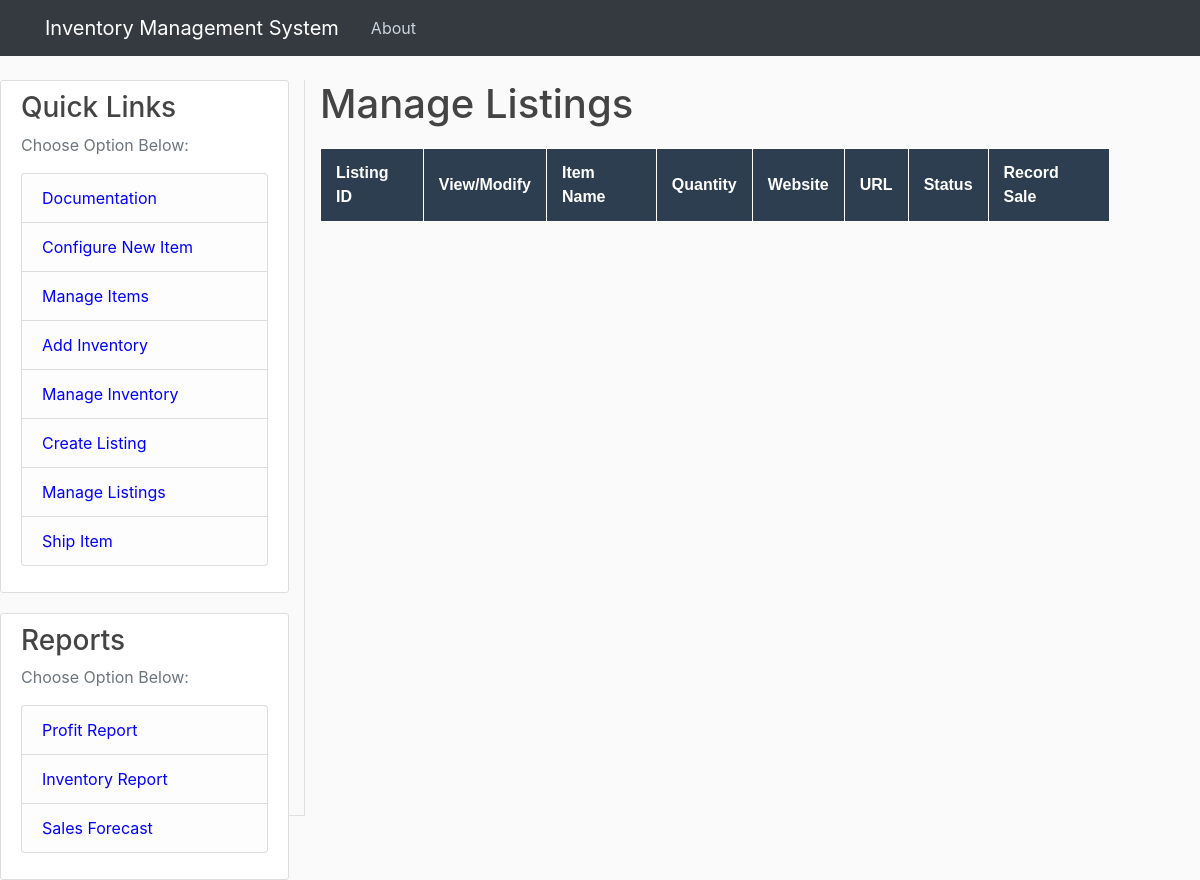
The app's page /manage_listings, older data.
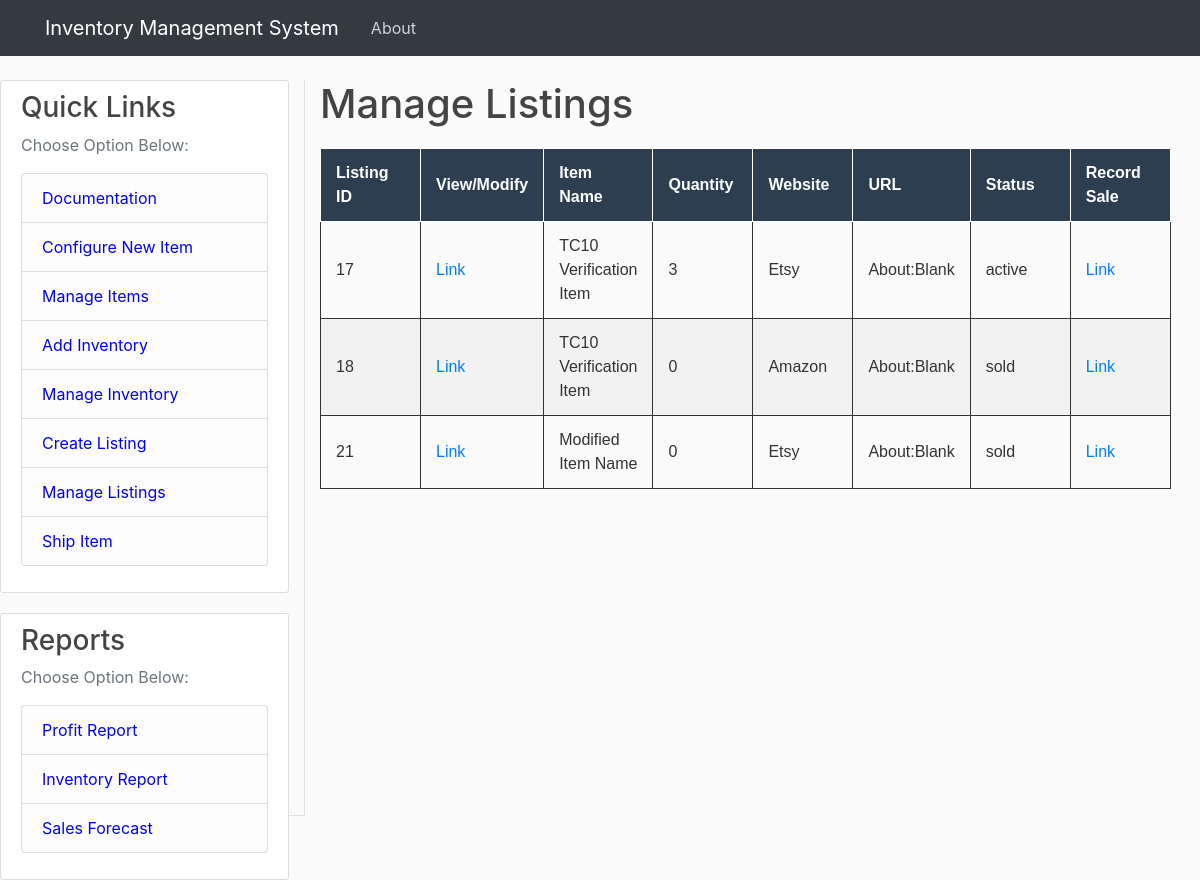
The same page, newer data.
### tables this page shows
CREATE TABLE items (
	item_id INTEGER NOT NULL PRIMARY KEY AUTOINCREMENT,
	item_name TEXT,
	item_description TEXT
);

CREATE TABLE listings (
	listing_id INTEGER PRIMARY KEY AUTOINCREMENT,
	item_id INTEGER,
	website TEXT,
	listing_url TEXT,
	listing_status INTEGER
, quantity INTEGER, unit_price REAL);

### inventoryWebApp.py (the view)
@app.route("/manage_listings")
def manage_listings():
    listings = get_listings()     # Retrieving all data from inventory database
    items = get_items()     # Retrieving all data from the items database
    if len(listings) > 0:  # Verifying there are entries in inventory table, else return blank list
        df_listings = pd.DataFrame(listings)  # Converting inventory and Items to DataFrames to join
        df_items = pd.DataFrame(items)
        df_merge = pd.merge(df_listings, df_items, how='inner', on='item_id')  # Joining to bring in item_name
        df_merge = df_merge[['listing_id', 'item_id', 'item_name', 'quantity', 'website', 'listing_url', 'listing_status']]    # Reducing to just necessary columns
        json_output = df_merge.to_dict(orient='records')
    else:
        json_output = []
    return render_template('manage_listings.html', json_data=json_output)

### inventoryDbFunctions.py (called while the page is built)
def create_connection(db_file=None):
    if db_file:
        print(db_file)
    else:
        db_file = prod_db_file
    conn2 = sqlite3.connect(db_file)
    return conn2

def get_items(item_id=0, db_file=None):
    items = []
    try:
        conn = create_connection(db_file)
        conn.row_factory = sqlite3.Row
        cur = conn.cursor()
        if item_id == 0:
            cur.execute("SELECT * FROM ITEMS")
        else:
            id_str = str(item_id)
            cur.execute("SELECT * FROM ITEMS WHERE item_id = " + id_str)
        rows = cur.fetchall()
        for i in rows:
            item = {}
            item["item_id"] = i["item_id"]
            item["item_name"] = i["item_name"]
            item["item_description"] = i["item_description"]
            items.append(item)
        conn.close()
    except:
        print("Error in get_items function")
    return items

### templates/manage_listings.html (shortened to what this page needs)
{% extends "layout.html" %}
{% block content %}
<body>
  <h1> Manage Listings</h1>
  <table border = "1">
    <thread>
      <tr>
        <th style = "border:solid 1px;"> Listing ID</th>
        <th style = "border:solid 1px;"> View/Modify</th>
        <th style = "border:solid 1px;"> Item Name</th>
        <th style = "border:solid 1px;"> Quantity</th>
        <th style = "border:solid 1px;"> Website</th>
        <th style = "border:solid 1px;"> URL</th>
        <th style = "border:solid 1px;"> Status</th>
        <th style = "border:solid 1px;"> Record Sale</th>
      </tr>
    </thread>
    <tbody>
      {% for entry in json_data %}
        <tr>
          <td style = "min-width: 100px; max-width:300px;">{{ entry.listing_id }}</td>
          <td style = "min-width: 100px; max-width:300px;"><a href="{{ url_for('modify_listing', index = entry.listing_id) }}">Link</a></td>
          <td style = "min-width: 100px; max-width:300px;">{{ entry.item_name }}</td>
          <td style = "min-width: 100px; max-width:300px;">{{ entry.quantity }}</td>
          <td style = "min-width: 100px; max-width:300px;">{{ entry.website }}</td>
          <td style = "min-width: 100px; max-width:300px;">{{ entry.listing_url }}</td>
          <td style = "min-width: 100px; max-width:300px;">{{ entry.listing_status }}</td>
          <td style = "min-width: 100px; max-width:300px;"><a href="{{ url_for('record_sale', index = entry.listing_id) }}">Link</a></td>
        </tr>
      {% endfor %}
    </tbody>
  </table>
</body>
{% endblock %}

Row changes from the older to the newer data that the page shows:
added items: item_name "TC10 Verification Item" "TC10 Verification Item"
added listings: website "Etsy", listing_url "About:Blank", listing_status "active"
added listings: website "Amazon", listing_url "About:Blank", listing_status "sold"
now on this page (row unchanged): items: item_name "Modified Item Name"
added listings: website "Etsy", listing_url "About:Blank", listing_status "sold"
Text that changed along with them:
new list line: "17 Link 3 Link"
new list line: "18 Link 0 Link"
new list line: "21 Link 0 Link"
